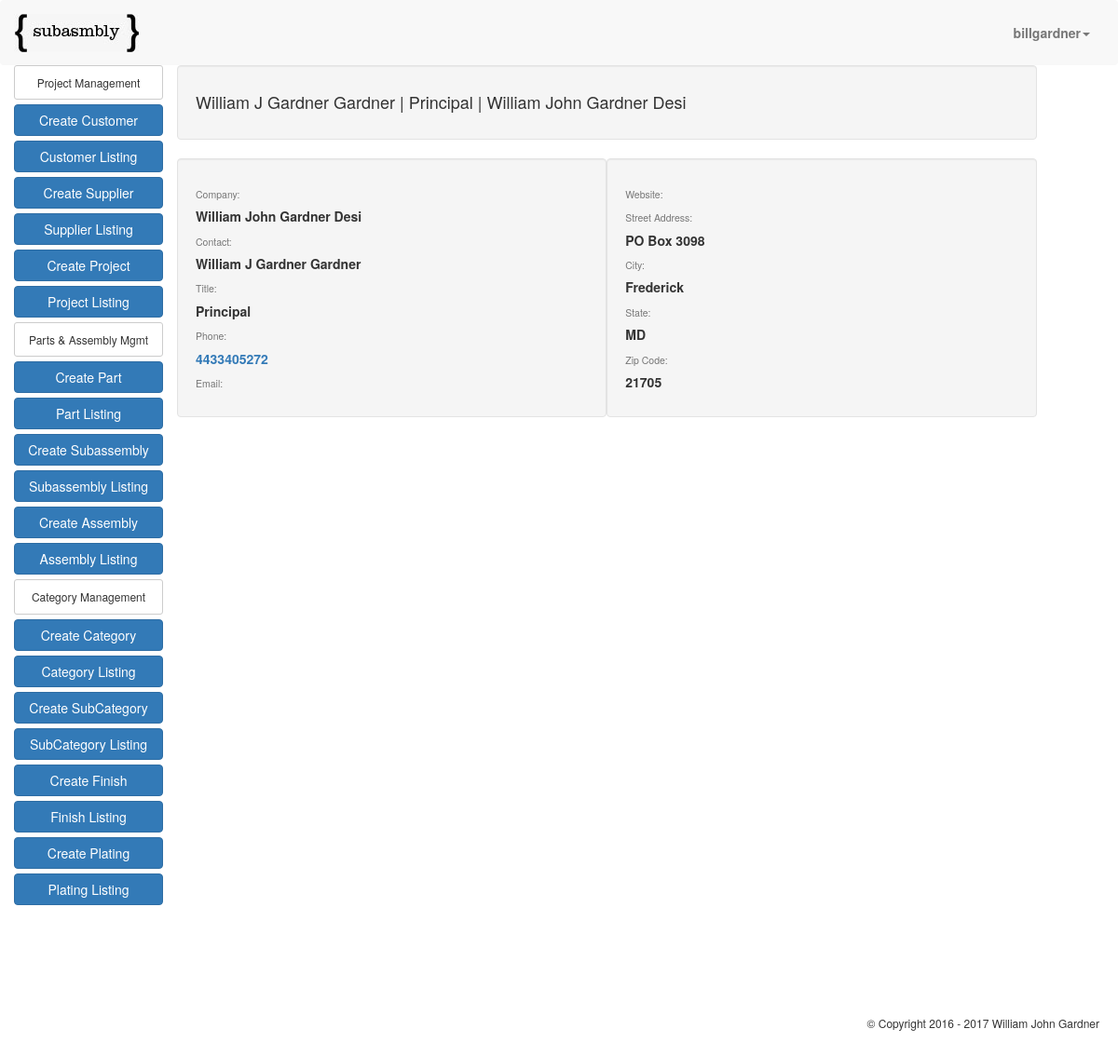
Page /customer_list/542/ (signed in) on the committed database.
### app/models.py (models this page shows, shortened)
class Customer(models.Model):
    user = models.ForeignKey("auth.User", null=True, blank=True)
    first_name = models.CharField(max_length=50, null=True, blank=True)
    last_name = models.CharField(max_length=50, null=True, blank=True)
    title = models.CharField(max_length=30, null=True, blank=True)
    company_name = models.CharField(max_length=25, blank=True)
    phone_number = models.IntegerField(null=True, blank=True)
    email_address = models.CharField(max_length=60, null=True, blank=True)
    twitter_account = models.CharField(max_length=25, null=True, blank=True)
    web_address = models.URLField(null=True, blank=True)
    street_address = models.CharField(max_length=50, null=True, blank=True)
    city = models.CharField(max_length=50, null=True, blank=True)
    state = models.CharField(max_length=2, null=True, blank=True)
    zip_code = models.IntegerField(null=True, blank=True)
    country = models.CharField(max_length=25, null=True, blank=True)

### app/views.py (the view)
# urls.py: url(r'^customer_list/(?P<pk>\d+)/$', login_required(CustomerDetailView.as_view()), name="customer_detail_view"),
class CustomerDetailView(DetailView):
    model = Customer
    def get_queryset(self):
        return self.model.objects.filter(user=self.request.user)

### templates/app/customer_detail.html (shortened to what this page needs)
{% extends "bom.html" %}
{% block content %}
        <div class="row">
          <div class="col-md-12 well">
            <h4>{{object.first_name}} {{object.last_name}}  |  {{object.title}}  |  {{ object.company_name}}</h4>
          </div>
          <div class="col-md-6 well">
            <h5><small>Company:  </small></h5><h5><strong>{{object.company_name}}</strong></h5>
            <h5><small>Contact:  </small></h5><h5><strong>{{object.first_name}} {{object.last_name}}</strong></h5>
            <h5><small>Title:  </small></h5><h5><strong>{{object.title}}</strong></h5>
            <h5><small>Phone:  </small></h5><h5><a href="tel:{{object.phone_number}}"><strong>{{object.phone_number}}</strong></a></h5>
            <h5><small>Email:  </small></h5>
          </div>
          <div class="col-md-6 well">
            <h5><small>Website: </small></h5><h5><a href="{{ object.web_address }}"><strong>{{object.web_address}}</strong></a></h5>
            <h5><small>Street Address:  </small></h5><h5><strong>{{object.street_address}}</strong></h5>
            <h5><small>City:  </small></h5><h5><strong>{{object.city}}</strong></h5>
            <h5><small>State:  </small></h5><h5><strong>{{object.state}}</strong></h5>
            <h5><small>Zip Code:  </small></h5><h5><strong>{{object.zip_code}}</strong></h5>
          </div>
        </div>
      </div>
    </div>
{% endblock %}

### templates/bom.html (shortened to what this page needs)
{% load staticfiles %}
{% load bootstrap %}
<!DOCTYPE html>
<html>
  <head>
    <link rel="stylesheet" href="{% static "app/css/bootstrap.css" %}" media="screen" charset="utf-8">
    <link rel="stylesheet" href="{% static "app/css/main.css" %}" media="screen" charset="utf-8">
  </head>
  <body>
    <nav class="navbar navbar-default">
      <div class="container-fluid">
        <div class="navbar-header">
          <a class="navbar-brand" href="/"><img id="logo-sm" src="{% static 'app/images/logo_sm.jpg' %}" alt="Subasmbly"/></a>
        </div>
        <div class="collapse navbar-collapse" id="bs-example-navbar-collapse-1">
          <ul id="menu" class="nav navbar-nav navbar-right">
            <li class="dropdown">
              <a href="#" class="dropdown-toggle" data-toggle="dropdown" role="button" aria-haspopup="true" aria-expanded="false"><strong>{{request.user}}</strong><span class="caret"></span></a>
            </li>
          </ul>
        </div>
      </div>
    </nav>
<div class="row">
    <div id="sidenav" class="col-md-2">
      <div class="btn btn-default btn-xs btn-block"><h6>Project Management</h6></div>
      <a href="{% url 'create_customer_view' %}" type="button" class="btn btn-primary btn-block">Create Customer</a>
      <a href="{% url 'customer_list_view' %}" type="button" class="btn btn-primary btn-block">Customer Listing</a>
      <a href="{% url 'create_supplier_view' %}" type="button" class="btn btn-primary btn-block">Create Supplier</a>
      <a href="{% url 'supplier_list_view' %}" type="button" class="btn btn-primary btn-block">Supplier Listing</a>
      <a href="{% url 'create_project_view' %}" type="button" class="btn btn-primary btn-block">Create Project</a>
      <a href="{% url 'project_list_view' %}" type="button" class="btn btn-primary btn-block">Project Listing</a>
      <div class="btn btn-default btn-xs btn-block"><h6>Parts & Assembly Mgmt</h6></div>
      <a href="{% url 'create_part_view' %}" type="button" class="btn btn-primary btn-block">Create Part</a>
      <a href="{% url 'part_list_view' %}" type="button" class="btn btn-primary btn-block">Part Listing</a>
      <a href="{% url 'create_subassembly_view' %}" type="button" class="btn btn-primary btn-block">Create Subassembly</a>
      <a href="{% url 'subassembly_list_view' %}" type="button" class="btn btn-primary btn-block">Subassembly Listing</a>
      <a href="{% url 'create_assembly_view' %}" type="button" class="btn btn-primary btn-block">Create Assembly</a>
      <a href="{% url 'assembly_list_view' %}" type="button" class="btn btn-primary btn-block">Assembly Listing</a>
      <div class="btn btn-default btn-xs btn-block"><h6>Category Management</h6></div>
      <a href="{% url 'create_category_view' %}" type="button" class="btn btn-primary btn-block">Create Category</a>
      <a href="{% url 'category_list_view' %}" type="button" class="btn btn-primary btn-block">Category Listing</a>
      <a href="{% url 'create_subcategory_view' %}" type="button" class="btn btn-primary btn-block">Create SubCategory</a>
      <a href="{% url 'subcategory_list_view' %}" type="button" class="btn btn-primary btn-block">SubCategory Listing</a>
      <a href="{% url 'create_finish_view' %}" type="button" class="btn btn-primary btn-block">Create Finish</a>
      <a href="{% url 'finish_list_view' %}" type="button" class="btn btn-primary btn-block">Finish Listing</a>
      <a href="{% url 'create_plating_view' %}" type="button" class="btn btn-primary btn-block">Create Plating</a>
      <a href="{% url 'plating_list_view' %}" type="button" class="btn btn-primary btn-block">Plating Listing</a>
      <br>
      <br>
      <br>
    </div>
    <div class="col-md-9">
      {% block content %}{% endblock %}
      <footer>
        <h6><div style="float:right;">  &copy; Copyright 2016 -
           William John Gardner</div><h6>
      </footer>
</body>
</html>

### app/static/app/css/main.css (style rules this page uses)
.navbar { position: relative; min-height: 0px !important; margin-bottom: 0px !important; border: 0px solid transparent; }
#sidenav { padding-left: 30px; }
nav { padding-bottom: 10px; }
#menu { padding-top: 10px; }
footer { padding: 50px 20px; }

### rows in the picture
Customer: first_name "William J Gardner", last_name "Gardner", title "Principal", company_name "William John Gardner Desi", phone_number "4433405272", street_address "PO Box 3098", city "Frederick", state "MD", zip_code "21705"

### other values in the picture
{{ request.user }} "billgardner"
